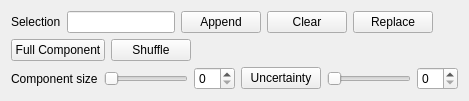
     <widget class="QWidget" name="SelectionTab">
      <attribute name="title">
       <string>Selection</string>
      </attribute>
      <layout class="QVBoxLayout" name="SelectionLayout">
       <item>
        <layout class="QHBoxLayout" name="SelectionSelectionLayout">
         <item>
          <widget class="QLabel" name="SelectionLabel">
           <property name="text">
            <string>Selection</string>
           </property>
           <property name="buddy">
            <cstring>SelectionTextEdit</cstring>
           </property>
          </widget>
         </item>
         <item>
          <widget class="QLineEdit" name="SelectionTextEdit">
           <property name="minimumSize">
            <size>
             <width>50</width>
             <height>0</height>
            </size>
           </property>
           <property name="clearButtonEnabled">
            <bool>true</bool>
           </property>
          </widget>
         </item>
         <item>
          <widget class="QPushButton" name="SelectionAppendButton">
           <property name="text">
            <string>Append</string>
           </property>
           <property name="autoDefault">
            <bool>false</bool>
           </property>
          </widget>
         </item>
         <item>
          <widget class="QPushButton" name="SelectionClearButton">
           <property name="text">
            <string>Clear</string>
           </property>
           <property name="autoDefault">
            <bool>false</bool>
           </property>
          </widget>
         </item>
         <item>
          <widget class="QPushButton" name="SelectionReplaceButton">
           <property name="text">
            <string>Replace</string>
           </property>
           <property name="autoDefault">
            <bool>false</bool>
           </property>
          </widget>
         </item>
         <item>
          <spacer name="SelectionSelectionSpacer">
           <property name="orientation">
            <enum>Qt::Horizontal</enum>
           </property>
           <property name="sizeHint" stdset="0">
            <size>
             <width>10</width>
             <height>10</height>
            </size>
           </property>
          </spacer>
         </item>
        </layout>
       </item>
       <item>
        <layout class="QHBoxLayout" name="SelectionButtonLayout">
         <item>
          <widget class="QPushButton" name="SelectionFullComponentButton">
           <property name="text">
            <string>Full Component</string>
           </property>
           <property name="autoDefault">
            <bool>false</bool>
           </property>
          </widget>
         </item>
         <item>
          <widget class="QPushButton" name="SelectionShuffleButton">
           <property name="text">
            <string>Shuffle</string>
           </property>
           <property name="autoDefault">
            <bool>false</bool>
           </property>
          </widget>
         </item>
         <item>
          <spacer name="SelectionButtonSpacer">
           <property name="orientation">
            <enum>Qt::Horizontal</enum>
           </property>
           <property name="sizeHint" stdset="0">
            <size>
             <width>10</width>
             <height>10</height>
            </size>
           </property>
          </spacer>
         </item>
        </layout>
       </item>
       <item>
        <layout class="QHBoxLayout" name="SelectionComponentSizeLayout">
         <item>
          <widget class="QLabel" name="SelectionComponentSizeLabel">
           <property name="text">
            <string>Component size</string>
           </property>
           <property name="buddy">
            <cstring>SelectionComponentSizeSpinBox</cstring>
           </property>
          </widget>
         </item>
         <item>
          <widget class="QSlider" name="SelectionComponentSizeSlider">
           <property name="orientation">
            <enum>Qt::Horizontal</enum>
           </property>
          </widget>
         </item>
         <item>
          <widget class="QSpinBox" name="SelectionComponentSizeSpinBox"/>
         </item>
         <item>
          <widget class="QPushButton" name="SelectionUncertaintyButton">
           <property name="text">
            <string>Uncertainty</string>
           </property>
           <property name="autoDefault">
            <bool>false</bool>
           </property>
          </widget>
         </item>
         <item>
          <widget class="QSlider" name="SelectionUncertaintySlider">
           <property name="orientation">
            <enum>Qt::Horizontal</enum>
           </property>
          </widget>
         </item>
         <item>
          <widget class="QSpinBox" name="SelectionUncertaintySpinBox"/>
         </item>
        </layout>
       </item>
      </layout>
     </widget>
